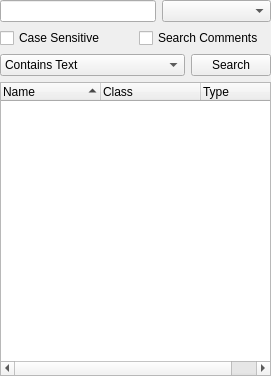
<?xml version="1.0" encoding="UTF-8"?>
<ui version="4.0">
 <class>SearchWidget</class>
 <widget class="QWidget" name="SearchWidget">
  <property name="geometry">
   <rect>
    <x>0</x>
    <y>0</y>
    <width>271</width>
    <height>376</height>
   </rect>
  </property>
  <property name="windowTitle">
   <string>Form</string>
  </property>
  <layout class="QGridLayout" name="gridLayout">
   <property name="leftMargin">
    <number>0</number>
   </property>
   <property name="topMargin">
    <number>0</number>
   </property>
   <property name="rightMargin">
    <number>0</number>
   </property>
   <property name="bottomMargin">
    <number>0</number>
   </property>
   <item row="0" column="0">
    <layout class="QHBoxLayout" name="horizontalLayout">
     <item>
      <widget class="QLineEdit" name="lineEdit">
       <property name="sizePolicy">
        <sizepolicy hsizetype="Expanding" vsizetype="Fixed">
         <horstretch>10</horstretch>
         <verstretch>0</verstretch>
        </sizepolicy>
       </property>
      </widget>
     </item>
     <item>
      <widget class="QComboBox" name="comboBoxType">
       <property name="sizePolicy">
        <sizepolicy hsizetype="Expanding" vsizetype="Fixed">
         <horstretch>7</horstretch>
         <verstretch>0</verstretch>
        </sizepolicy>
       </property>
      </widget>
     </item>
    </layout>
   </item>
   <item row="1" column="0">
    <layout class="QHBoxLayout" name="horizontalLayout_2">
     <item>
      <widget class="QCheckBox" name="checkBoxCaseSensitive">
       <property name="text">
        <string>Case Sensitive</string>
       </property>
      </widget>
     </item>
     <item>
      <widget class="QCheckBox" name="checkBoxSearchComments">
       <property name="text">
        <string>Search Comments</string>
       </property>
      </widget>
     </item>
    </layout>
   </item>
   <item row="2" column="0">
    <layout class="QHBoxLayout" name="horizontalLayout_3">
     <item>
      <widget class="QComboBox" name="comboBoxMatchType">
       <property name="sizePolicy">
        <sizepolicy hsizetype="Expanding" vsizetype="Fixed">
         <horstretch>0</horstretch>
         <verstretch>0</verstretch>
        </sizepolicy>
       </property>
       <property name="currentIndex">
        <number>0</number>
       </property>
       <item>
        <property name="text">
         <string>Contains Text</string>
        </property>
       </item>
       <item>
        <property name="text">
         <string>Use Wildcards</string>
        </property>
       </item>
       <item>
        <property name="text">
         <string>Use RegEx</string>
        </property>
       </item>
      </widget>
     </item>
     <item>
      <widget class="QPushButton" name="pushButtonSearch">
       <property name="text">
        <string>Search</string>
       </property>
      </widget>
     </item>
    </layout>
   </item>
   <item row="3" column="0">
    <widget class="QTreeWidget" name="treeWidget">
     <property name="contextMenuPolicy">
      <enum>Qt::CustomContextMenu</enum>
     </property>
     <property name="indentation">
      <number>0</number>
     </property>
     <property name="sortingEnabled">
      <bool>true</bool>
     </property>
     <column>
      <property name="text">
       <string>Name</string>
      </property>
     </column>
     <column>
      <property name="text">
       <string>Class</string>
      </property>
     </column>
     <column>
      <property name="text">
       <string>Type</string>
      </property>
     </column>
    </widget>
   </item>
  </layout>
 </widget>
 <resources/>
 <connections>
  <connection>
   <sender>pushButtonSearch</sender>
   <signal>clicked()</signal>
   <receiver>SearchWidget</receiver>
   <slot>search()</slot>
   <hints>
    <hint type="sourcelabel">
     <x>224</x>
     <y>74</y>
    </hint>
    <hint type="destinationlabel">
     <x>135</x>
     <y>187</y>
    </hint>
   </hints>
  </connection>
  <connection>
   <sender>treeWidget</sender>
   <signal>customContextMenuRequested(QPoint)</signal>
   <receiver>SearchWidget</receiver>
   <slot>resultMenuRequested(QPoint)</slot>
   <hints>
    <hint type="sourcelabel">
     <x>135</x>
     <y>229</y>
    </hint>
    <hint type="destinationlabel">
     <x>135</x>
     <y>187</y>
    </hint>
   </hints>
  </connection>
  <connection>
   <sender>treeWidget</sender>
   <signal>itemDoubleClicked(QTreeWidgetItem*,int)</signal>
   <receiver>SearchWidget</receiver>
   <slot>resultDblClick(QTreeWidgetItem*,int)</slot>
   <hints>
    <hint type="sourcelabel">
     <x>135</x>
     <y>229</y>
    </hint>
    <hint type="destinationlabel">
     <x>135</x>
     <y>187</y>
    </hint>
   </hints>
  </connection>
 </connections>
 <slots>
  <slot>search()</slot>
  <slot>resultMenuRequested(QPoint)</slot>
  <slot>resultDblClick(QTreeWidgetItem*,int)</slot>
 </slots>
</ui>
